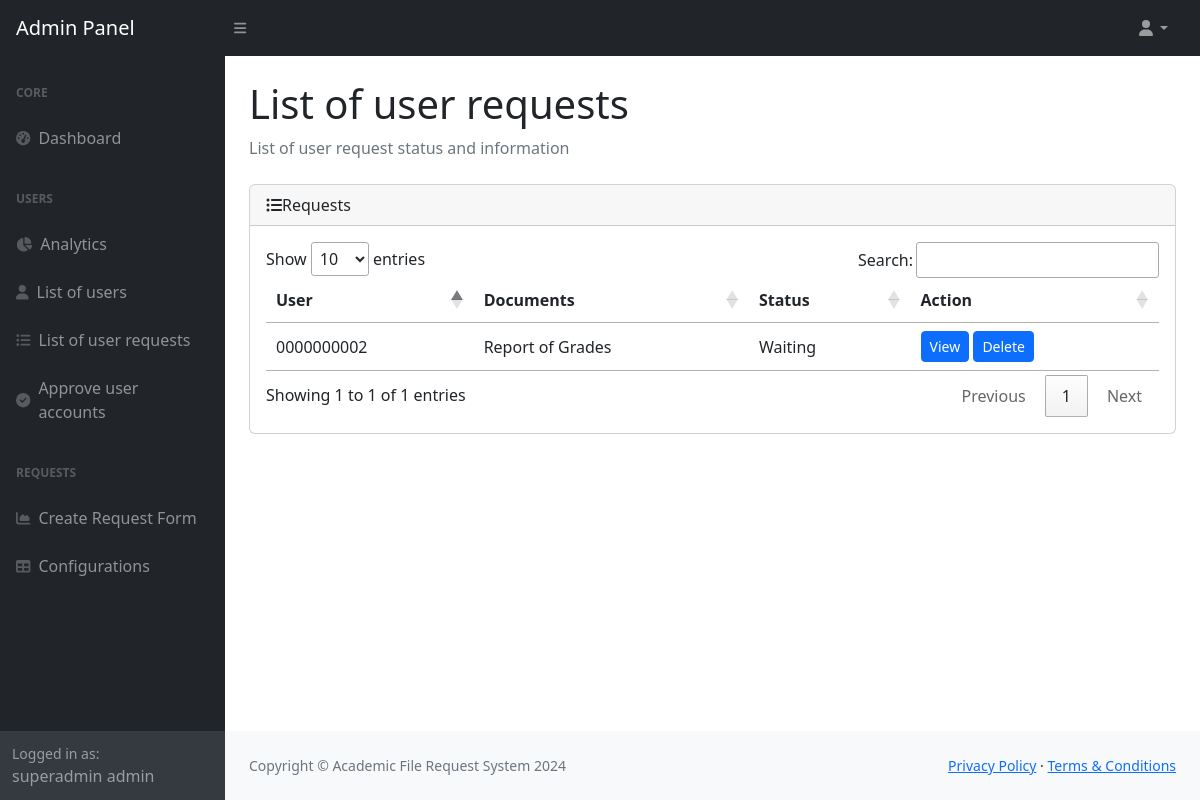
Before: /admin-panel/user-request/ (signed in) with the older database file.
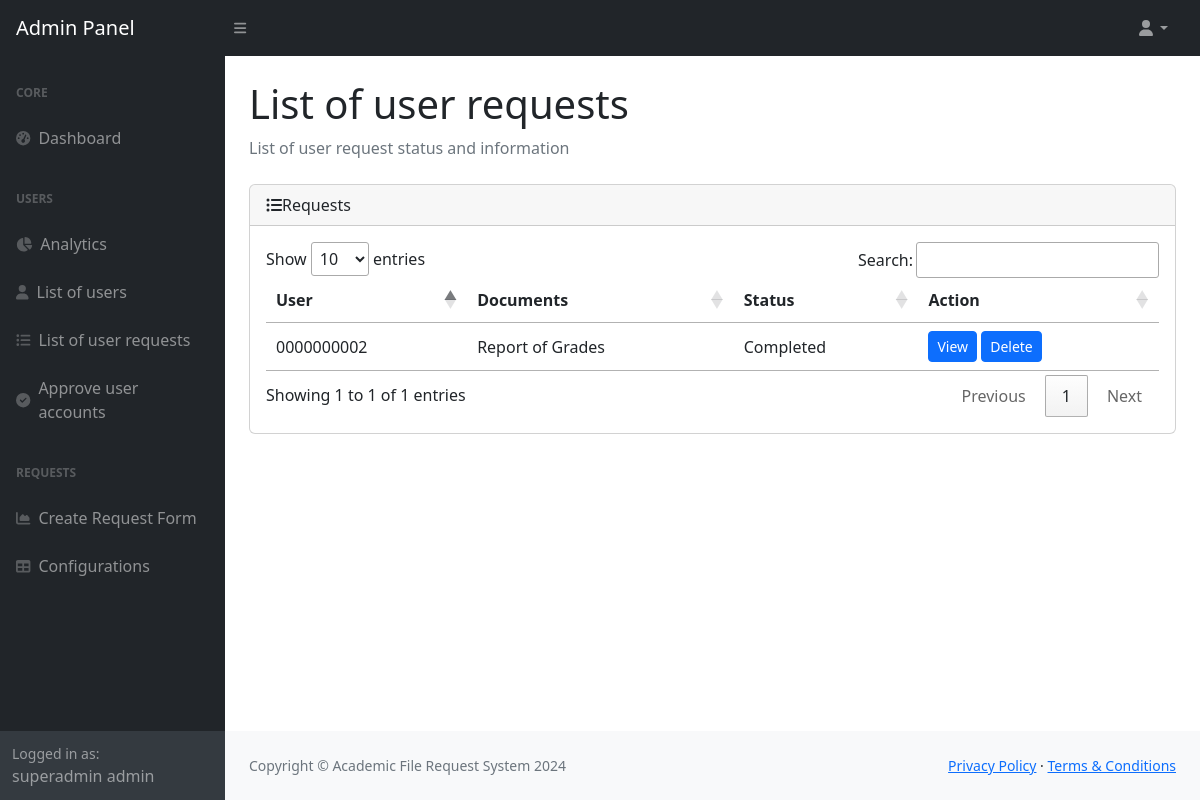
After: the same page with the newer database file.
### onlinerequest/models.py (models this page shows, shortened)
class Record(models.Model):
    user_number = models.CharField(max_length=10)
    first_name = models.CharField(max_length=64)
    last_name = models.CharField(max_length=64)
    course_code = models.CharField(max_length=5)
    middle_name = models.CharField(max_length=64, default='De Guz Man')
    contact_no = models.IntegerField(default='09667614313')
    entry_year_from = models.IntegerField()
    entry_year_to = models.IntegerField()

class User_Request(models.Model):
    user = models.ForeignKey(User, on_delete=models.CASCADE, related_name='user_requests')
    request = models.ForeignKey(Request, on_delete=models.CASCADE, related_name='user_requests')
    status = models.CharField(max_length=64)
    uploads = models.TextField()
    requested = models.CharField(max_length=256, default="")
    purpose = models.CharField(max_length=256, blank=True)
    number_of_copies = models.IntegerField(default=1)
    uploaded_payment = models.TextField(blank=True)
    payment_status = models.CharField(max_length=10, default="Processing", blank=True)
    created_at = models.DateTimeField(auto_now_add=True)
    updated_at = models.DateTimeField(auto_now=True)

class User(AbstractBaseUser):
    USER_TYPE_CHOICES = (
      (1, 'student'),
      (2, 'teacher'),
      (3, 'secretary'),
      (4, 'supervisor'),
      (5, 'admin'),
      (6, 'guest'),
    )
    student_number = models.CharField(max_length=64, unique=True)
    email = models.EmailField(max_length=254, unique=True)
    password = models.CharField(max_length=256)  # Increased length for hash
    is_active = models.BooleanField(default=False)
    user_type = models.PositiveSmallIntegerField(choices = USER_TYPE_CHOICES, default = 1)
    USERNAME_FIELD = 'email'
    REQUIRED_FIELDS = ['student_number']
    def __str__(self):
        return self.student_number

class Request(models.Model):
    description = models.CharField(max_length=256)
    files_required = models.CharField(max_length=256)
    document = models.ForeignKey(Document, on_delete=models.CASCADE)
    price = models.CharField(max_length=6, default=1.00)
    def __str__(self):
        return self.document.description

class Document(models.Model):
    code = models.CharField(max_length=64)
    description = models.CharField(max_length=64)
    active = models.BooleanField(default=True)

### onlinerequest/views/request.py (the view)
# urls.py: path('admin-panel/user-request/', request.display_user_requests),
def display_user_requests(request):
    user_requests = User_Request.objects.all()
    return render(request, 'admin/request/user-request.html', {'user_requests': user_requests })

### onlinerequest/context_processors.py (called while the page is built)
def user_record(request):
    if request.user.is_authenticated:
        try:
            user_record = Record.objects.get(user_number=request.user.student_number)
            return {'user_record': user_record}
        except Record.DoesNotExist:
            return {}
    return {}

def request_forms(request):
    request_forms = Request.objects.all()
    return {'request_forms': request_forms}

### onlinerequest/templates/admin/request/user-request.html (shortened to what this page needs)
<!DOCTYPE html>
<html>
    <head>
        <link rel="stylesheet" href="">
        {% include 'header.html' %}
    </head>
    <body class="sb-nav-fixed">
        {% include 'admin/admin-topnav.html' %}
        <div id="layoutSidenav">
            {% include 'admin/admin-sidenav.html' %}
            <div id="layoutSidenav_content">
                <main>
                    <div class="container-fluid px-4">
                        <h1 class="mt-4">List of user requests</h1>
                        <ol class="breadcrumb mb-4">
                            <li class="breadcrumb-item active">List of user request status and information</li>
                        </ol>
                        <div class="card mb-4">
                            <div class="card-header">
                                <div class="d-flex justify-content-between align-items-center">
                                    <span class="fs-6"> <i class="fa fa-list-ul" aria-hidden="true"></i>Requests</span>
                                </div>
                            </div>
                            <div class="card-body">
                                <table id="datatable">
                                    <thead>
                                    <tr>
                                        <th>User</th>
                                        <th>Documents</th>
                                        <th>Status</th>
                                        <th>Action</th>
                                    </tr>
                                    </thead>
                                    <tbody>
                                    {% if user_requests %}
                                        {% for user_request in user_requests %}
                                            <tr id="tr{{ user_request.id }}">
                                                <td>{{ user_request.user }}</td>
                                                <td>{{ user_request.request }}</td>
                                                <td>{{ user_request.status }}</td>
                                                <td>
                                                    <button class="btn btn-primary btn-sm" onclick="viewRequest('{{ user_request.id }}')"> View </button>
                                                    <button class="btn btn-primary btn-sm" onclick="deleteRequest('{{ user_request.id }}')"> Delete </button>
                                                </td>
                                            </tr>
                                        {% endfor %}
                                    {% endif %}
                                    </tbody>
                                </table>
                            </div>
                        </div>
                    </div>
                </main>
                <footer class="py-4 bg-light mt-auto">
                    <div class="container-fluid px-4">
                        <div class="d-flex align-items-center justify-content-between small">
                            <div class="text-muted">Copyright &copy; Academic File Request System 2024</div>
                            <div>
                                <a href="#">Privacy Policy</a>
                                &middot;
                                <a href="#">Terms &amp; Conditions</a>
                            </div>
                        </div>
                    </div>
                </footer>
            </div>
        </div>
    </body>
</html>

### onlinerequest/templates/header.html (shortened to what this page needs)
{% load static %}
<link rel="stylesheet" type="text/css" href="https://cdn.datatables.net/1.10.25/css/jquery.dataTables.css">
<link rel="stylesheet" href="https://cdn.datatables.net/responsive/2.4.0/css/responsive.dataTables.min.css">
<link rel="stylesheet" href="{% static 'css/bootstrap.css' %}" />
<link rel="stylesheet" type="text/css" href="https://cdn.jsdelivr.net/npm/toastify-js/src/toastify.min.css">

### onlinerequest/templates/admin/admin-topnav.html (shortened to what this page needs)
<nav class="sb-topnav navbar navbar-expand navbar-dark bg-dark">
    <a class="navbar-brand ps-3" href="/admin-panel/dashboard/">Admin Panel</a>
    <button class="btn btn-link btn-sm order-1 order-lg-0 me-4 me-lg-0" id="sidebarToggle" href="#!"><i class="fas fa-bars"></i></button>
    <ul class="navbar-nav ms-auto me-3 me-lg-4">
        <li class="nav-item dropdown">
            <a class="nav-link dropdown-toggle" id="navbarDropdown" href="#" role="button" data-bs-toggle="dropdown" aria-expanded="false"><i class="fas fa-user fa-fw"></i></a>
        </li>
    </ul>
</nav>

### onlinerequest/templates/admin/admin-sidenav.html (shortened to what this page needs)
<div id="layoutSidenav_nav">
    <nav class="sb-sidenav accordion sb-sidenav-dark" id="sidenavAccordion">
        <div class="sb-sidenav-menu">
            <div class="nav">
                <div class="sb-sidenav-menu-heading">Core</div>
                <a class="nav-link" href="/admin-panel/dashboard/">
                    <div class="sb-nav-link-icon"><i class="fas fa-tachometer-alt"></i></div>
                    Dashboard
                </a>
                <div class="sb-sidenav-menu-heading">Users</div>
                <a class="nav-link" href="/admin-panel/analytics/">
                    <div class="sb-nav-link-icon"><i class="fas fa-chart-pie"></i></div>
                    Analytics
                </a>
                <a class="nav-link" href="/admin-panel/user-records/">
                    <div class="sb-nav-link-icon"><i class="fas fa-user"></i></div>
                    List of users
                </a>
                <a class="nav-link" href="/admin-panel/user-request/">
                    <div class="sb-nav-link-icon"><i class="fas fa-list-ul"></i></div>
                    List of user requests
                </a>
                <a class="nav-link" href="/admin-panel/user-accounts/">
                    <div class="sb-nav-link-icon"><i class="fas fa-check-circle"></i></div>
                    Approve user accounts
                </a>
                <div class="sb-sidenav-menu-heading">Requests</div>
                <a class="nav-link" href="/admin-panel/request/">
                    <div class="sb-nav-link-icon"><i class="fas fa-chart-area"></i></div>
                    Create Request Form
                </a>
                <a class="nav-link" href="/admin-panel/codetable/">
                    <div class="sb-nav-link-icon"><i class="fas fa-table"></i></div>
                    Configurations
                </a>
            </div>
        </div>
        <div class="sb-sidenav-footer">
            <div class="small">Logged in as:</div>
            {{ user_record.first_name|default:'Username' }} {{ user_record.last_name|default:'' }}
        </div>
    </nav>
</div>

### onlinerequest/templates/footer.html (shortened to what this page needs)
{% load static %}

### onlinerequest/templates/admin/admin-sidenav.html (style rules this page uses)
table.dataTable thead th { padding: 10px; }

Changed rows visible on the page:
removed User_Request: user "0000000002", request "Report of Grades", status "Waiting"
added User_Request: user "0000000002", request "Report of Grades", status "Completed"
